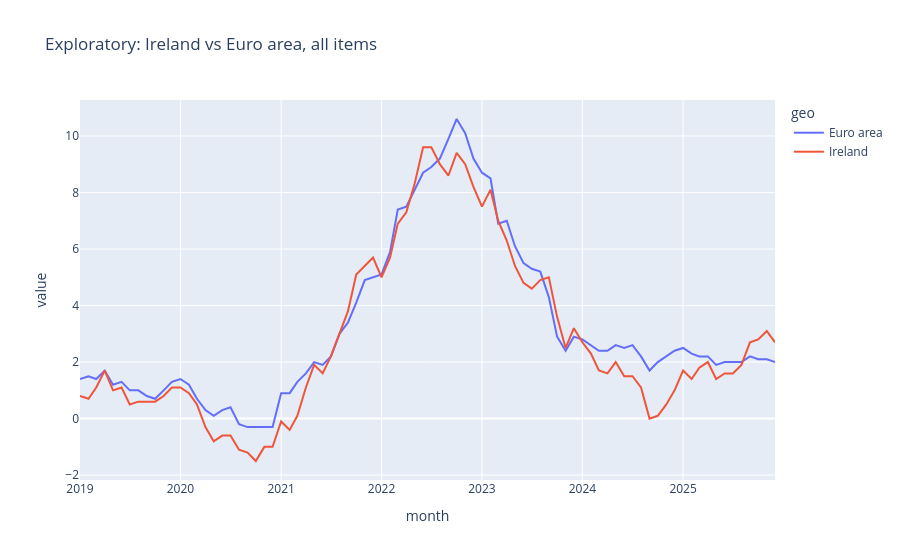

This figure's notebook cell:
### Markdown cell above
### 2.2 Exploratory chart 1 - Ireland vs Euro area (All items)

### Code cell
# Source: Plotly line charts, https://plotly.com/python/line-charts/
import plotly.express as px

# Filter only "All items" for Ireland and the Euro area
ireland_vs_euro = clean_data[(clean_data["category"] == "All items") & 
                        (clean_data["geo"].isin(["Ireland", "Euro area"]))]

chart1 = px.line(ireland_vs_euro, x="month", y="value", color="geo",
                title="Exploratory: Ireland vs Euro area, all items")
chart1.show()
